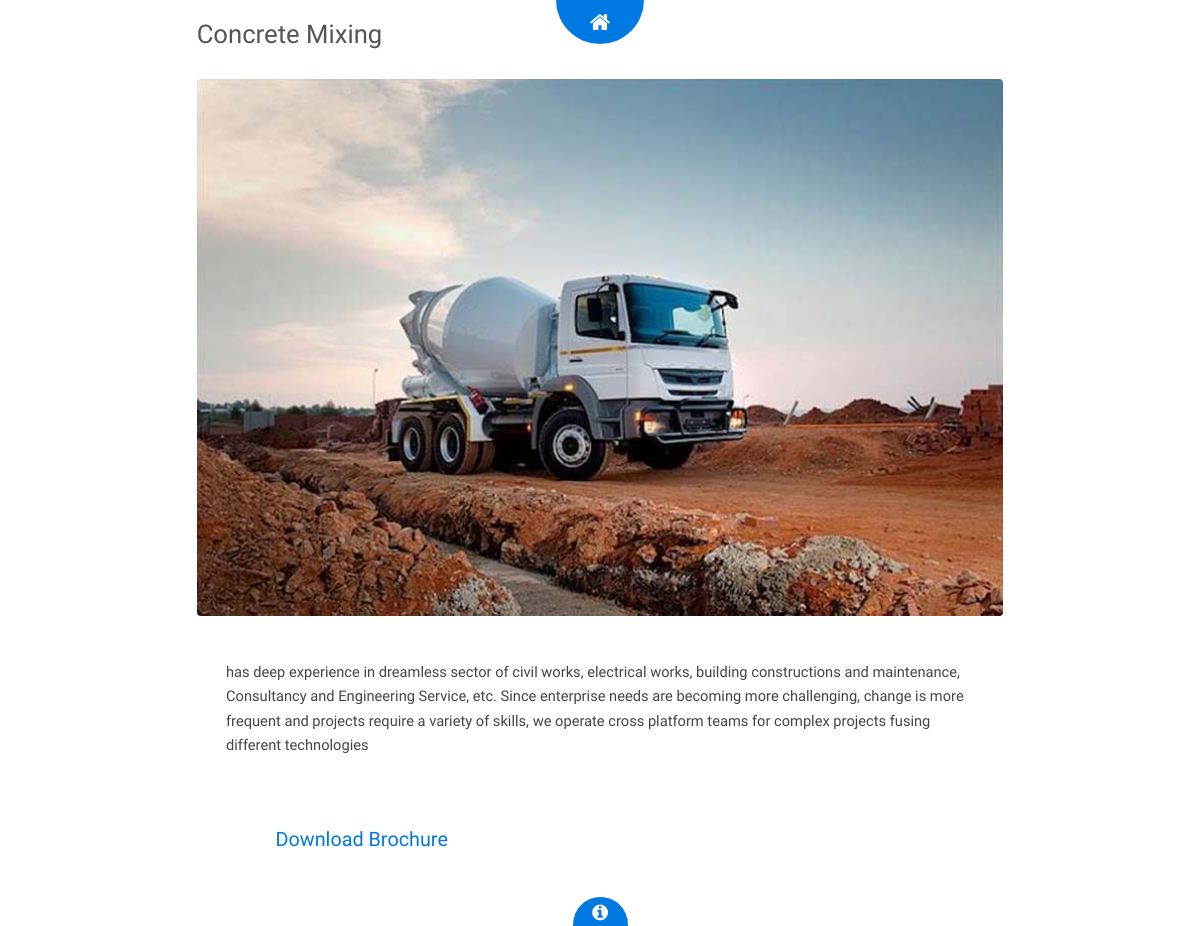
Screenshot of /detail_hor/1 with the database file from the repository.
### loader/models.py (models this page shows, shortened)
class Content(models.Model):
    page = models.IntegerField()
    title = models.CharField(max_length=50)
    image = models.ImageField()
    info = models.TextField()
    download = models.FileField(upload_to='document/s', blank=True)

### loader/views.py (the view)
# urls.py: path('detail_hor/<int:page>', views.detail_1, name='detail_hor'),
def detail_1(request, page):
    data = Content.objects.get(pk=page)
    context = {'info': data}
    return render(request, 'Page/detail01.html', context)

### templates/Page/detail01.html (shortened to what this page needs)
{% extends "base.html" %}
{% load staticfiles %}
{% block content %}
			<header id="header" class="preview">
				<div class="inner">
					<a href="{% url 'home' %}" class="button hidden"><span>Home</span></a>
				</div>
			</header>
			<div id="preview">
				<div class="inner">
						<header>
							<h2> {{ info.title }} </h2>
						</header>
					<div class="image fit">
						<img src="{{ info.image.url }}" alt="" />
					</div>
					<div class="content">
						<p> {{ info.info }} </p><br/>
						<a href="#" class="button big alt"><span>Download Brochure</span></a>
					</div>
				</div>
			</div>
{% endblock %}

### templates/base.html (shortened to what this page needs)
<!DOCTYPE HTML>
{% load staticfiles %}
<html>
	<head>
		<link rel="stylesheet" href="{% static 'css/main.css' %}" />
	</head>
	<body>
				{% block content %}
				{% endblock %}
			<footer id="footer">
				<a href="#" class="info fa fa-info-circle"><span>About</span></a>
			</footer>
	</body>
</html>

### rows the page displays
Content: title "Concrete Mixing", image (picture), info "has deep experience in dreamless sector of civil works, electrical works, building constructions and maintenance, Consultancy and Engineering Service, etc. Since enterprise needs are becoming more challenging, change is more frequent and projects require a variety of skills, we operate cross platform teams for complex projects fusing different technologies"
